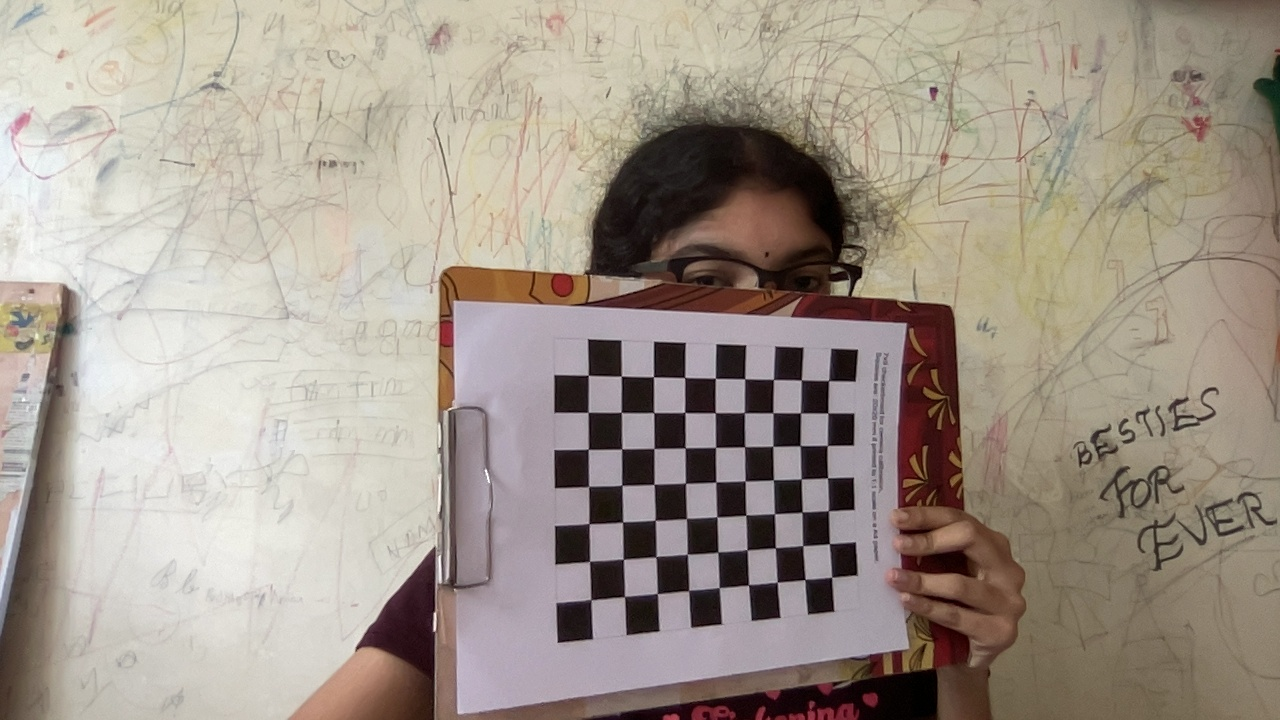
#> input picture Localisation/calibImgs/image0.jpg, 1280 x 720 px; its folder holds only this picture in this run
$ python calibCam.py
#> lines starting #> are read from the running program, lines starting #| are printed output that depends on the picture; after the words box and inside, x2 and y2 are one past the last pixel; in counts of white or black regions, pixels touching at a corner belong together
import cv2
import numpy as np
import os
import glob

# Defining the dimensions of checkerboard
CHECKERBOARD = (7, 9)
criteria = (cv2.TERM_CRITERIA_EPS + cv2.TERM_CRITERIA_MAX_ITER, 30, 0.001)

# Creating vector to store vectors of 3D points for each checkerboard image
objpoints = []
# Creating vector to store vectors of 2D points for each checkerboard image
imgpoints = []

# Defining the world coordinates for 3D points
objp = np.zeros((1, CHECKERBOARD[0] * CHECKERBOARD[1], 3), np.float32)
objp[0, :, :2] = np.mgrid[0:CHECKERBOARD[0], 0:CHECKERBOARD[1]].T.reshape(-1, 2)
prev_img_shape = None
objp*=20

# Extracting path of individual image stored in a given directory
images = glob.glob('./calibImgs/*.jpg')
for fname in images:
    img = cv2.imread(fname)
#> img is the input picture: shape (720, 1280, 3); mean B, G, R 140.9, 152, 162.5
    gray = cv2.cvtColor(img, cv2.COLOR_BGR2GRAY)
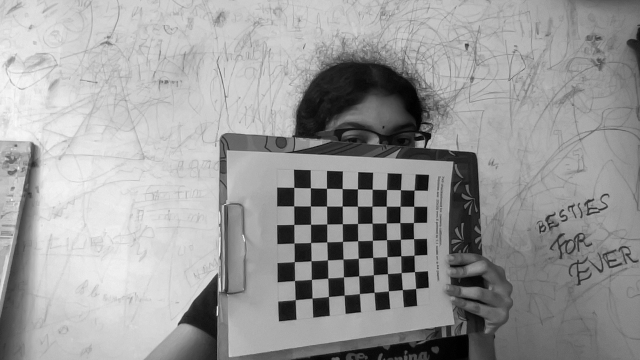
#> gray: shape (720, 1280) (shown at 1/2 size); min 0, max 255, mean 153.9
    # Find the chess board corners
    # If desired number of corners are found in the image then ret = true
    ret, corners = cv2.findChessboardCorners(gray, CHECKERBOARD,
                                             cv2.CALIB_CB_ADAPTIVE_THRESH + cv2.CALIB_CB_FAST_CHECK + cv2.CALIB_CB_NORMALIZE_IMAGE)
#> ret = True; corners = 63 rows, first 8: [590.4, 599.2], [589.8, 560.9], [588.5, 523.4], [589.1, 485.8], [588, 448.9], [588.2, 412.2], [588.1, 375.1], [624.6, 596.4]

    """
    If desired number of corner are detected,
    we refine the pixel coordinates and display
    them on the images of checker board
    """
    if ret == True:
        objpoints.append(objp)
        # refining pixel coordinates for given 2d points.
        corners2 = cv2.cornerSubPix(gray, corners, (11, 11), (-1, -1), criteria)
#> corners2 = 63 rows, first 8: [590.8, 599.7], [589.5, 561.4], [589, 523.6], [588.6, 486.5], [588.3, 449.3], [588.1, 412.3], [588.2, 375.2], [624.5, 596.6]

        imgpoints.append(corners2)

        # Draw and display the corners
        img = cv2.drawChessboardCorners(img, CHECKERBOARD, corners2, ret)
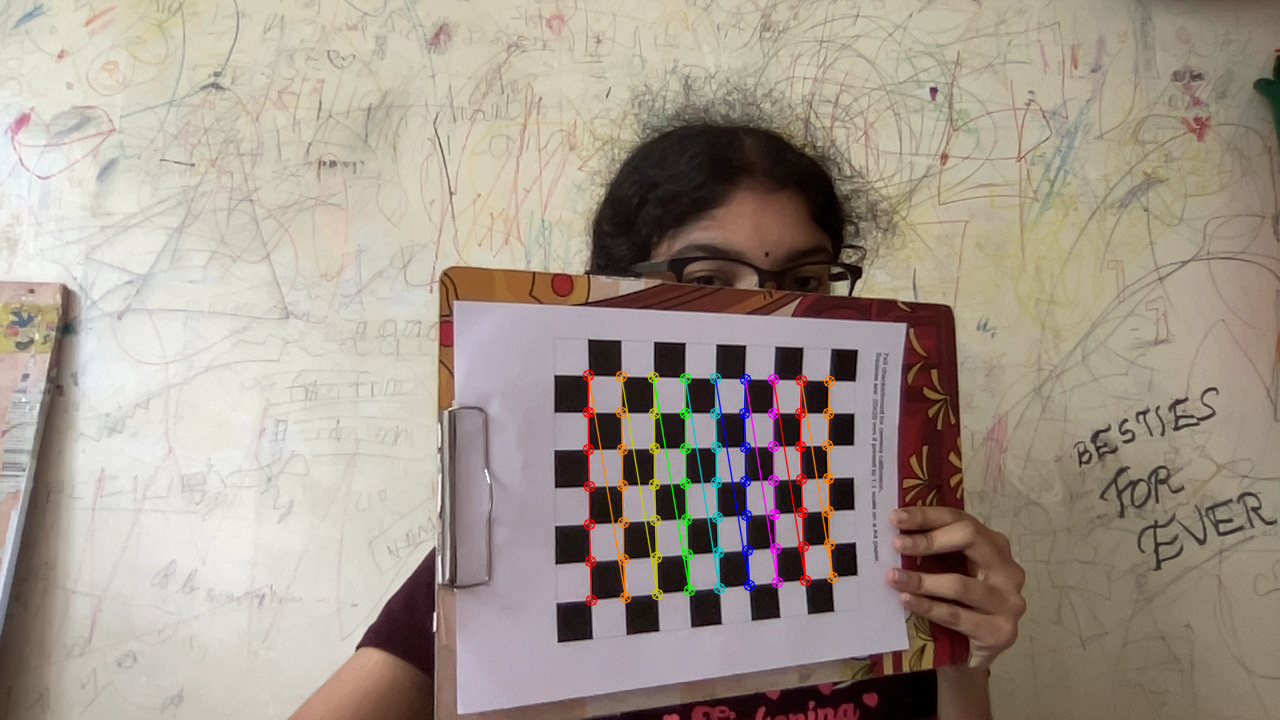
#> img: shape (720, 1280, 3); 1.66% of pixels changed, all inside (x1, y1, x2, y2) = (582, 369, 839, 607)

    cv2.imshow('img', img)
    cv2.waitKey(0)

cv2.destroyAllWindows()

h, w = img.shape[:2]

"""
Performing camera calibration by
passing the value of known 3D points (objpoints)
and corresponding pixel coordinates of the
detected corners (imgpoints)
"""
ret, mtx, dist, rvecs, tvecs = cv2.calibrateCamera(objpoints, imgpoints, gray.shape[::-1], None, None)
#> ret = 0.335; mtx = [[2060.6, 0, 647.7], [0, 1395.3, 342.3], [0, 0, 1]]; dist = [[-0.0798, 31.61, -0.0521, 0.0966, -392.6]]; rvecs = ([0.698, -0.75, -1.42],); tvecs = ([-22.78, 137.3, 731.3],)
np.savez('calibration2.npz',mtx=mtx,dist=dist,rvecs=rvecs,tvecs=tvecs)

$ run again, on Localisation/calibImgs/image12.jpg
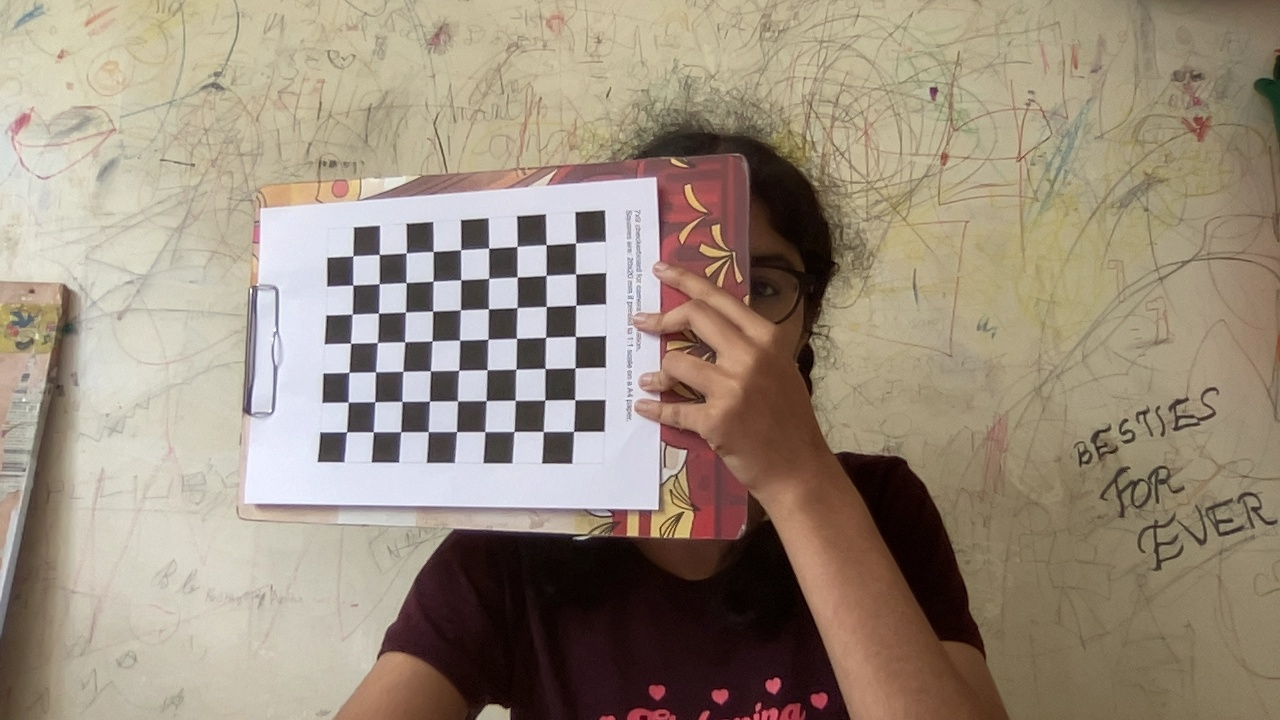
#> input picture Localisation/calibImgs/image12.jpg, 1280 x 720 px
#> img is the input picture: shape (720, 1280, 3); mean B, G, R 125.3, 141.7, 155.2
#> `gray = cv2.cvtColor(img, cv2.COLOR_BGR2GRAY)`:
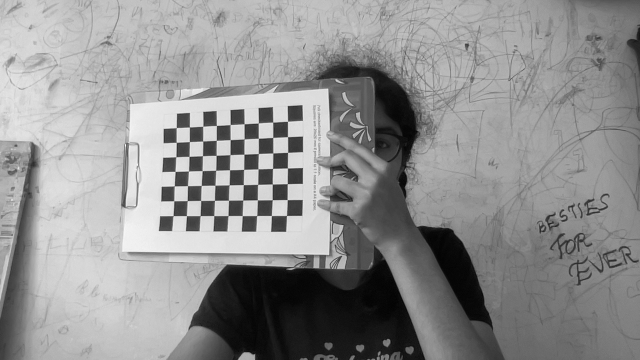
#> gray: shape (720, 1280) (shown at 1/2 size); min 1, max 254, mean 143.9
#> `ret, corners = cv2.findChessboardCorners(gray, CHECKERBOARD, cv2.CALIB..`: ret = True; corners = 63 rows, first 8: [575.6, 243], [575.6, 273.9], [575.8, 305], [575.5, 336.4], [575, 367.8], [574.8, 399.7], [573.6, 431.3], [546.2, 244.7]
#> corners2 = 63 rows, first 8: [575.6, 242.9], [575.6, 274], [575.9, 305.2], [575.4, 336.4], [575, 367.9], [574.8, 399.7], [573.5, 431.4], [546.2, 244.7]
#> `img = cv2.drawChessboardCorners(img, CHECKERBOARD, corners2, ret)`:
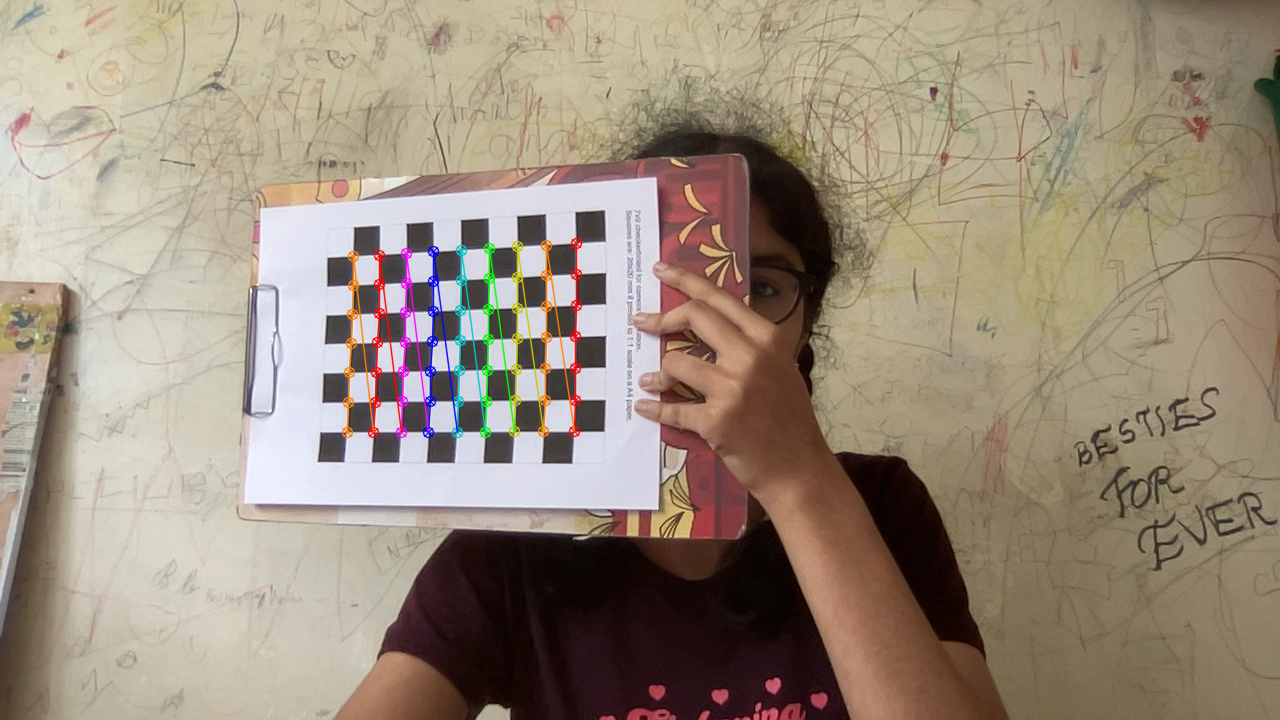
#> img: shape (720, 1280, 3); 1.51% of pixels changed, all inside (x1, y1, x2, y2) = (341, 237, 583, 439)
#> `ret, mtx, dist, rvecs, tvecs = cv2.calibrateCamera(objpoints, imgpoint..`: ret = 0.26; mtx = [[803.6, 0, 641.4], [0, 771.8, 349.3], [0, 0, 1]]; dist = [[0.6, -4.17, -0.0021, -0.0312, 14.75]]; rvecs = ([0.237, 0.37, 1.54],); tvecs = ([-39.87, -67.95, 501.2],)

$ run again, on Localisation/calibImgs/image13.jpg
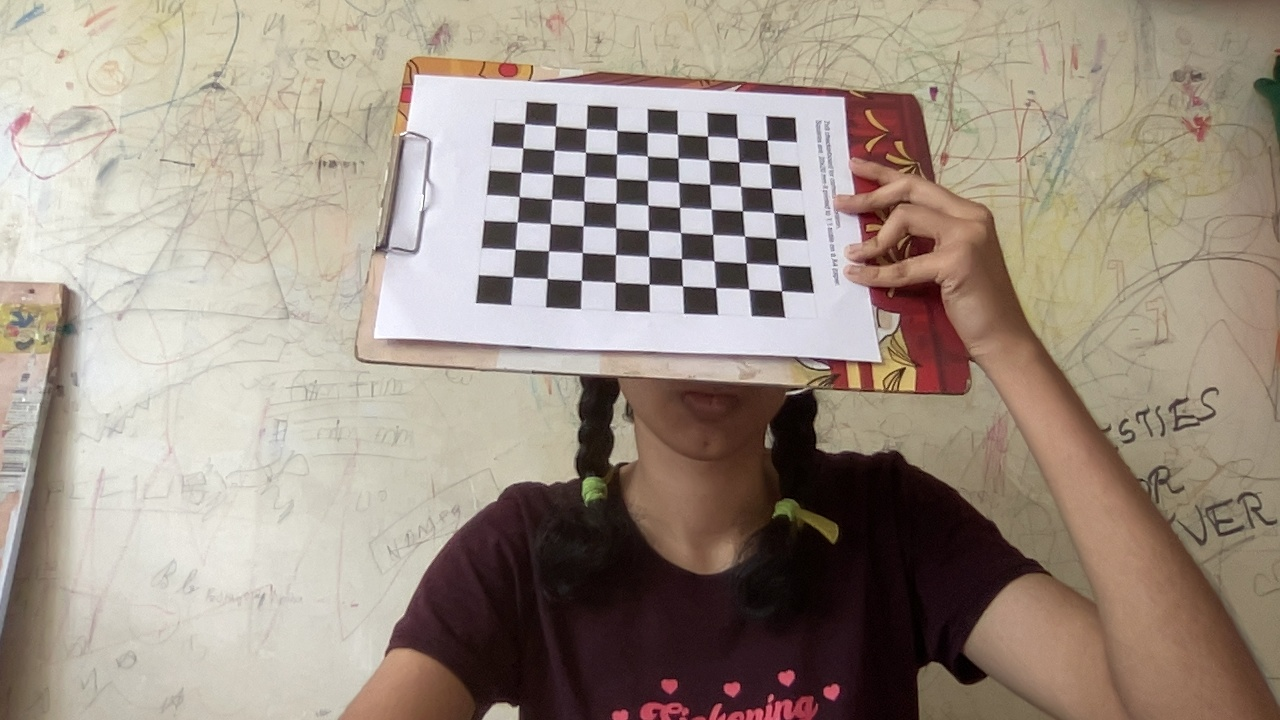
#> input picture Localisation/calibImgs/image13.jpg, 1280 x 720 px
#> img is the input picture: shape (720, 1280, 3); mean B, G, R 133.3, 145.4, 158.4
#> `gray = cv2.cvtColor(img, cv2.COLOR_BGR2GRAY)`:
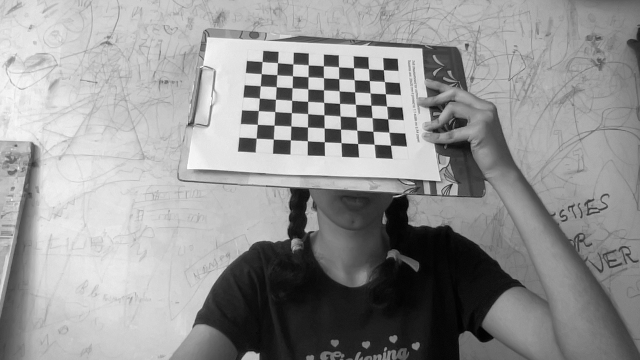
#> gray: shape (720, 1280) (shown at 1/2 size); min 0, max 255, mean 147.9
#> `ret, corners = cv2.findChessboardCorners(gray, CHECKERBOARD, cv2.CALIB..`: ret = True; corners = 63 rows, first 8: [513, 276.8], [515.3, 249.2], [517.4, 222.1], [519.2, 196.6], [521.1, 172.1], [522.8, 147.9], [524.6, 123.8], [547.1, 278.6]
#> corners2 = 63 rows, first 8: [512.9, 276.7], [515.2, 249.2], [517.2, 221.8], [519.2, 196.6], [521.1, 172.3], [522.8, 147.9], [524.7, 123.6], [547.3, 278.5]
#> `img = cv2.drawChessboardCorners(img, CHECKERBOARD, corners2, ret)`:
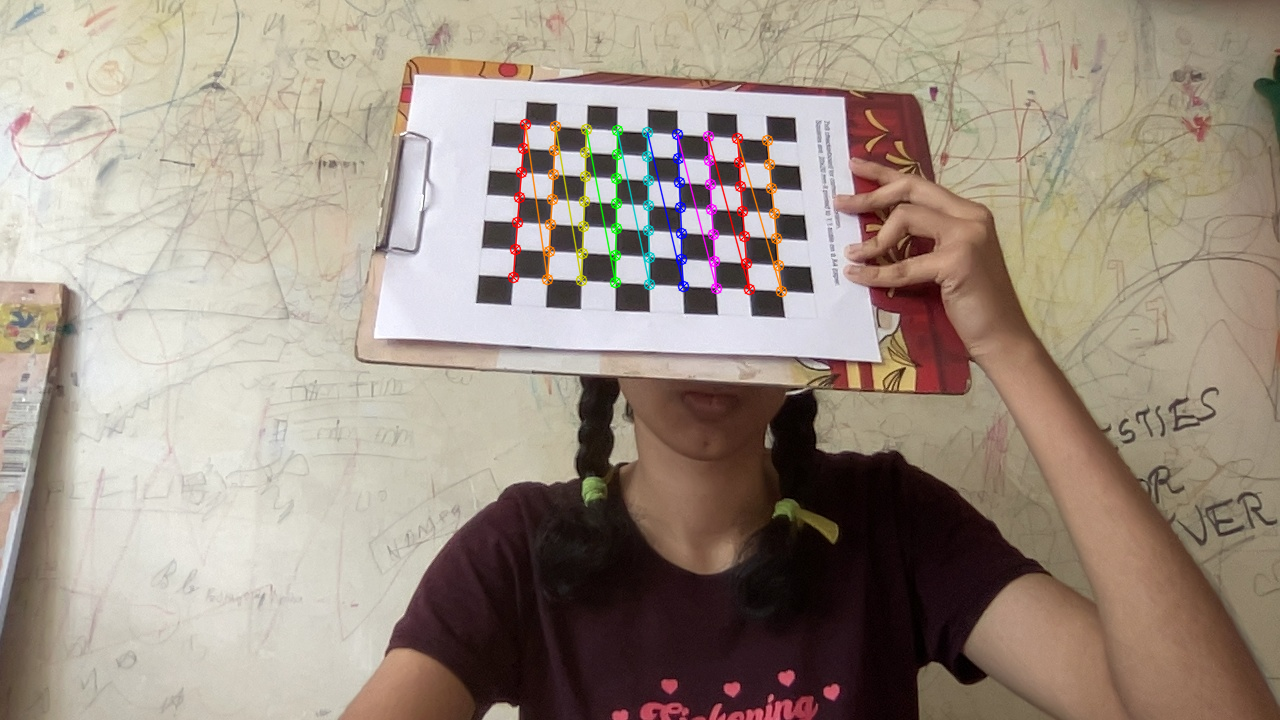
#> img: shape (720, 1280, 3); 1.37% of pixels changed, all inside (x1, y1, x2, y2) = (507, 118, 788, 298)
#> `ret, mtx, dist, rvecs, tvecs = cv2.calibrateCamera(objpoints, imgpoint..`: ret = 0.324; mtx = [[882.1, 0, 614.3], [0, 877.7, 379.5], [0, 0, 1]]; dist = [[-0.581, 5.43, -0.0272, -0.00129, -12.57]]; rvecs = ([-0.331, -0.455, -1.5],); tvecs = ([-59.25, -60.18, 513.3],)
